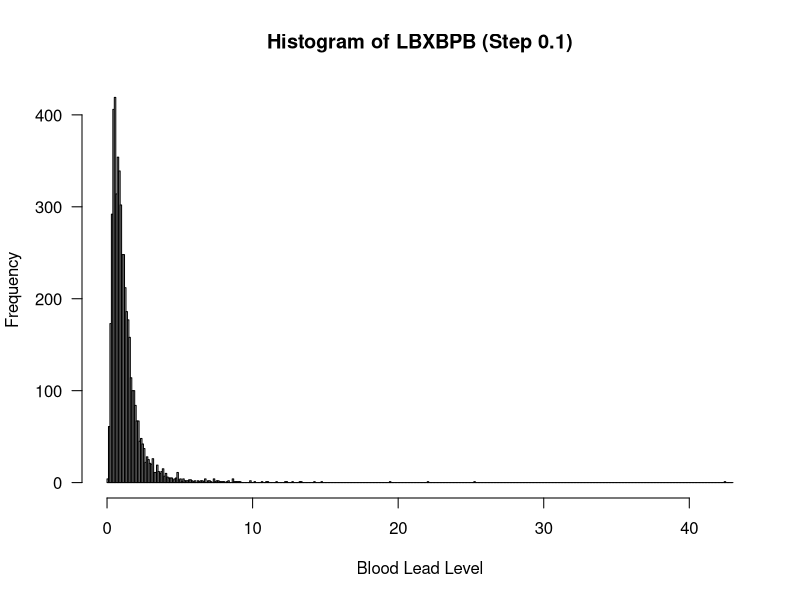
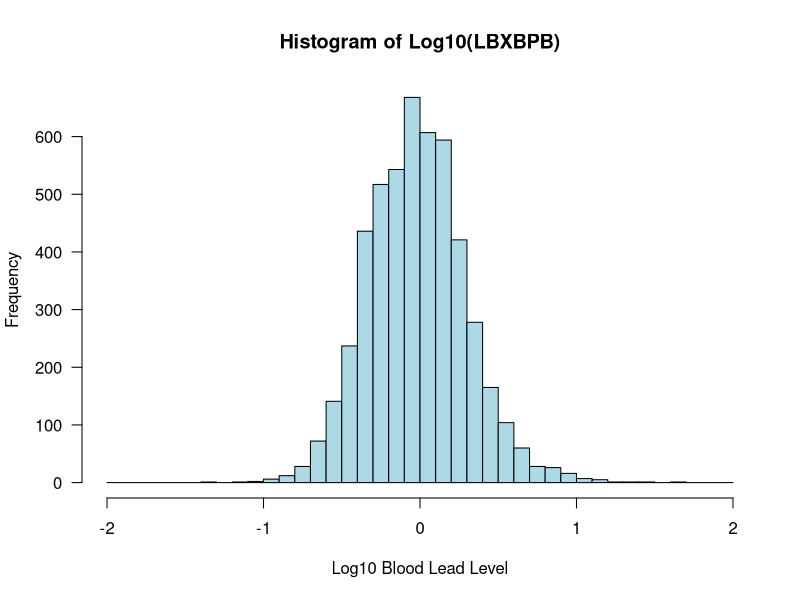
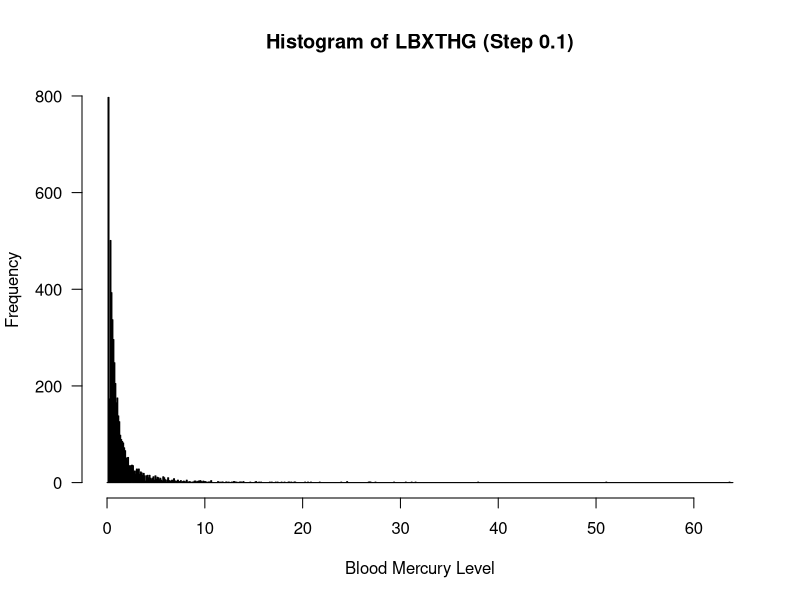
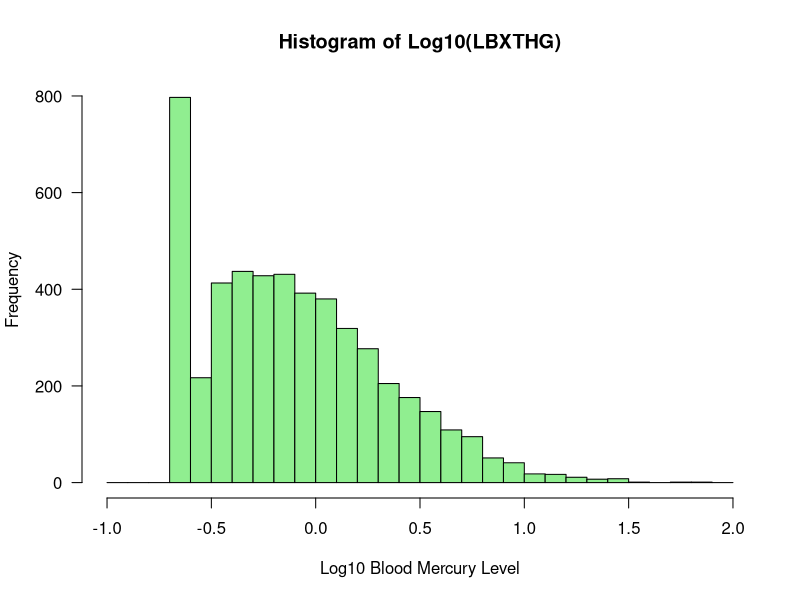

Source code (R) for these figures, in order:
data <- read.csv("data/dataset.csv")

## Plots for Lead Pb ##

pb_val = data$LBXBPB

min_val <- floor(min(pb_val, na.rm = TRUE))
max_val <- ceiling(max(pb_val, na.rm = TRUE))

breaks_vec <- seq(from = min_val, to = max_val, by = 0.1)

hist(pb_val, 
     breaks = breaks_vec,
     main = "Histogram of LBXBPB (Step 0.1)",
     xlab = "Blood Lead Level",
     las = 1)

log_pb_val <- log10(pb_val)
range(log_pb_val, na.rm = TRUE)
min_log <- floor(min(log_pb_val, na.rm = TRUE))
max_log <- ceiling(max(log_pb_val, na.rm = TRUE))

breaks_log <- seq(from = min_log, to = max_log, by = 0.1)

hist(log_pb_val, 
     breaks = breaks_log,
     main = "Histogram of Log10(LBXBPB)",
     xlab = "Log10 Blood Lead Level",
     col = "lightblue",
     las = 1)

## Plots for Mercury Hg ##

hg_val = data$LBXTHG

min_val <- floor(min(hg_val, na.rm = TRUE))
max_val <- ceiling(max(hg_val, na.rm = TRUE))

breaks_vec <- seq(from = min_val, to = max_val, by = 0.1)

hist(hg_val, 
     breaks = breaks_vec,
     main = "Histogram of LBXTHG (Step 0.1)",
     xlab = "Blood Mercury Level",
     las = 1)

log_hg_val <- log10(hg_val)
range(log_hg_val, na.rm = TRUE)
min_log <- floor(min(log_hg_val, na.rm = TRUE))
max_log <- ceiling(max(log_hg_val, na.rm = TRUE))

breaks_log <- seq(from = min_log, to = max_log, by = 0.1)

hist(log_hg_val, 
     breaks = breaks_log,
     main = "Histogram of Log10(LBXTHG)",
     xlab = "Log10 Blood Mercury Level",
     col = "lightgreen",
     las = 1)